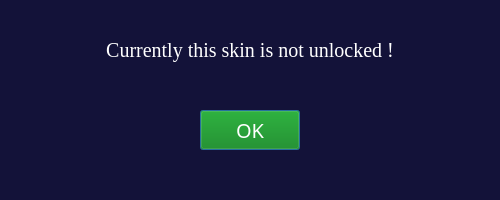
<?xml version="1.0" encoding="UTF-8"?>
<ui version="4.0">
 <class>Dialog</class>
 <widget class="QDialog" name="Dialog">
  <property name="geometry">
   <rect>
    <x>0</x>
    <y>0</y>
    <width>500</width>
    <height>200</height>
   </rect>
  </property>
  <property name="windowTitle">
   <string>Dialog</string>
  </property>
  <property name="styleSheet">
   <string notr="true">background-color:#131239;</string>
  </property>
  <widget class="QLabel" name="label">
   <property name="geometry">
    <rect>
     <x>40</x>
     <y>30</y>
     <width>420</width>
     <height>40</height>
    </rect>
   </property>
   <property name="font">
    <font>
     <family>Georgia</family>
     <pointsize>15</pointsize>
     <weight>9</weight>
     <italic>false</italic>
     <bold>false</bold>
    </font>
   </property>
   <property name="styleSheet">
    <string notr="true">font: 75 15pt &quot;Georgia&quot;;
color:white;</string>
   </property>
   <property name="text">
    <string>Currently this skin is not unlocked !</string>
   </property>
   <property name="alignment">
    <set>Qt::AlignCenter</set>
   </property>
  </widget>
  <widget class="QPushButton" name="f_ok_skin">
   <property name="geometry">
    <rect>
     <x>200</x>
     <y>110</y>
     <width>100</width>
     <height>40</height>
    </rect>
   </property>
   <property name="font">
    <font>
     <family>Arial Rounded MT Bold</family>
     <pointsize>15</pointsize>
     <weight>50</weight>
     <italic>false</italic>
     <bold>false</bold>
    </font>
   </property>
   <property name="styleSheet">
    <string notr="true">font: 15pt &quot;Arial Rounded MT Bold&quot;;
padding:5px;
background-color:green;
color:white;

</string>
   </property>
   <property name="text">
    <string>OK</string>
   </property>
  </widget>
 </widget>
 <resources/>
 <connections/>
</ui>
